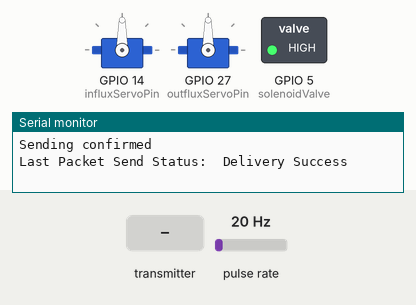
Recording of a program running on a simulated ESP32. Shown: 2 × servo, switched loads named in the program (green lamp = pin HIGH), the last lines printed to the serial monitor. Wiring (inferred from the names in the program): pulse sensor: data GPIO 16. The inputs (shaded band) are chosen by the test bench; at power-on: pulse rate 20 Hz.

Above: at 1.2 s.
1.3 s: the transmitter starts sending influxOpen = 1
At 1.7 s:
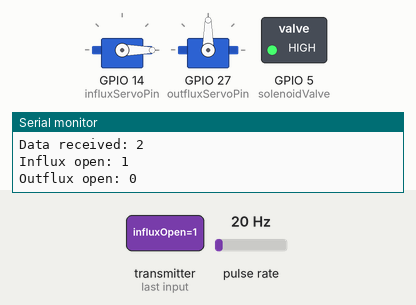
2.8 s: the transmitter starts sending outfluxOpen = 1
At 4.0 s:
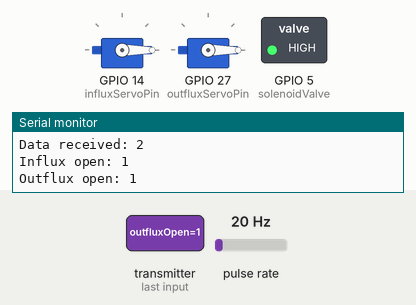
4.3 s: the transmitter starts sending influxOpen = 0
At 5.1 s:
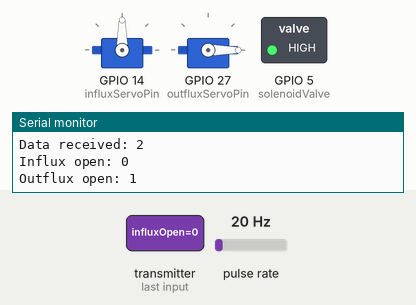
5.8 s: the transmitter starts sending outfluxOpen = 0
At 6.3 s:
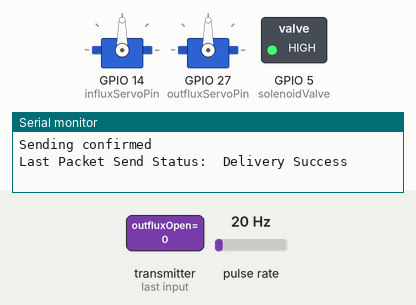
Timing chart, 0 to 8.3 s (numbered marks = the images above; inputs shaded):
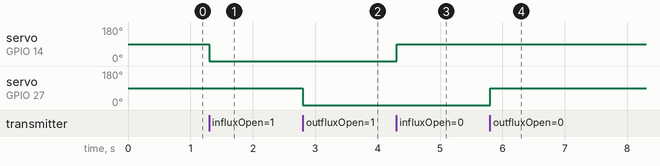

Measured:
- after the input at 1.3 s, servo on GPIO 14 (influxServoPin): 90° → 0° at once
- after the input at 2.8 s, servo on GPIO 27 (outfluxServoPin): 90° → 0° at once
- after the input at 4.3 s, servo on GPIO 14 (influxServoPin): 0° → 90° at once
- after the input at 5.8 s, servo on GPIO 27 (outfluxServoPin): 0° → 90° at once

The program:

main.cpp
```cpp
// sender -- module
// uint8_t slave1Address[] = {0xFC, 0xE8, 0xC0, 0x7C, 0xCC, 0x10}; // MAC address for slave1
// uint8_t slave2Address[] = {0xAC, 0x15, 0x18, 0xC0, 0x02, 0x8C}; // MAC address for slave2


// Include Libraries
#include <Arduino.h>
#include <esp_now.h>
#include <WiFi.h>
#include <ESP32Servo.h>
#include "main.h"

// Define Servo Pins
const int influxServoPin = 14;  // Replace with your actual pin number
const int outfluxServoPin = 27; // Replace with your actual pin number

// Create Servo Objects
Servo influxServo;
Servo outfluxServo;

// flow rate sensor stuff
const int sensorInterrupt = 0;  // interrupt 0 (GPIO0)
const int sensorPin = 16;       // GPIO16 (can be modified to suit your setup)
const int solenoidValve = 5;    // GPIO5
const unsigned int SetPoint = 400; // 400 milliliters
/* The hall-effect flow sensor outputs pulses per second per litre/minute of flow. */
const float calibrationFactor = 90; // Change according to your datasheet
volatile byte pulseCount = 0;
// sensor data
float flowRate = 0.0;
unsigned int flowMilliLitres = 0;
unsigned long totalMilliLitres = 0;
unsigned long oldTime = 0;


// MAC Address of main esp32
uint8_t mainAddress[] = {0xCC, 0xDB, 0xA7, 0x2F, 0x49, 0x4C};

// Define a data structure -- maybe call this send data structure or module send data structure
// main 0, modules 1 - 5
#define MODULE 1
#if MODULE == 1
uint8_t module_number = 1; // FC:E8:C0:7C:CC:10
#else
uint8_t module_number = 2; // AC:15:18:C0:02:8C
#endif

typedef struct struct_module_message {
  // module number
  uint8_t module = module_number;

  // flow rate data
  float flowRate;
  unsigned int flowMilliLitres;
  unsigned long totalMilliLitres;

  // system status
  bool influxOpen; //-- maybe only have this in received data struct
  bool outfluxOpen;
} module_message;
module_message myModuleData;

typedef struct struct_main_message {
  // system status
  bool influxOpen;
  bool outfluxOpen;
} main_message;
main_message myMainData;

// Peer info
esp_now_peer_info_t peerInfo;

// Callback function called when data is sent
void OnDataSent(const uint8_t *mac_addr, esp_now_send_status_t status) {
  Serial.print("\r\nLast Packet Send Status:\t");
  Serial.println(status == ESP_NOW_SEND_SUCCESS ? "Delivery Success" : "Delivery Fail");
}

void OnDataRecv(const uint8_t * mac, const uint8_t *incomingData, int len) {
  memcpy(&myMainData, incomingData, sizeof(myMainData));
  Serial.println("ON RECEIVE");
  // Print the MAC address of the sender
  Serial.print("MAC Address: ");
  for (int i = 0; i < 6; i++) {
    if (mac[i] < 16) {
      Serial.print("0");
    }
    Serial.print(mac[i], HEX);
    if (i < 5) {
      Serial.print(":");
    }
  }
  Serial.println();

  Serial.println();
  Serial.print("Data received: ");
  Serial.println(len);
  Serial.print("Influx open: ");
  Serial.println(myMainData.influxOpen);
  Serial.print("Outflux open: ");
  Serial.println(myMainData.outfluxOpen);
  Serial.println();

  controlServos();
}

void setup() {

  // Set up Serial Monitor
  Serial.begin(115200);

  influxServo.attach(influxServoPin);
  outfluxServo.attach(outfluxServoPin);

  flowRateSensorSetup();
  // Set ESP32 as a Wi-Fi Station
  WiFi.mode(WIFI_STA);

  // Initilize ESP-NOW
  if (esp_now_init() != ESP_OK) {
    Serial.println("Error initializing ESP-NOW");
    return;
  }

  // Register the callback functions
  esp_now_register_recv_cb(OnDataRecv);
  esp_now_register_send_cb(OnDataSent);

  // Register peer
  memcpy(peerInfo.peer_addr, mainAddress, 6);
  peerInfo.channel = 0;
  peerInfo.encrypt = false;

  // Add peer
  if (esp_now_add_peer(&peerInfo) != ESP_OK){
    Serial.println("Failed to add peer");
    return;
  }
}

void loop() {

  // load data from flow rate sensors here
  readFlowRateSensor();

  // Format structured data
  myModuleData.flowMilliLitres = flowMilliLitres;
  myModuleData.flowRate = flowRate;
  myModuleData.totalMilliLitres = totalMilliLitres;

  myModuleData.influxOpen = true;//isIfluxOpen();
  myModuleData.outfluxOpen = false;//isOutfluxOpen();

  // Send message via ESP-NOW
  esp_err_t result = esp_now_send(mainAddress, (uint8_t *) &myModuleData, sizeof(myModuleData));

  if (result == ESP_OK) {
    Serial.println("Sending confirmed");
  }
  else {
    Serial.println("Sending error");
  }
  delay(2000);
}

void readFlowRateSensor() {
  if ((millis() - oldTime) > 500) { // Only process counters twice per second
    // Disable the interrupt while calculating flow rate and sending the value to the host
    detachInterrupt(digitalPinToInterrupt(sensorPin));

    // Calculate flow rate and volume
    if (millis() != oldTime) {  // Prevent division by zero
      flowRate = ((1000.0 / (millis() - oldTime)) * pulseCount) / calibrationFactor;
    }

    oldTime = millis();

    flowMilliLitres = (flowRate / 60) * 1000;
    totalMilliLitres += flowMilliLitres;

    // Print the flow rate and total volume
    Serial.print("Flow rate: ");
    Serial.print(flowMilliLitres);
    Serial.print(" mL/Second\t");
    Serial.print("Output Liquid Quantity: ");
    Serial.print(totalMilliLitres);
    Serial.println(" mL");

    if (totalMilliLitres > SetPoint) {
      SetSolenoidValve();
    }

    // Reset the pulse counter
    pulseCount = 0;

    // Enable the interrupt again
    attachInterrupt(digitalPinToInterrupt(sensorPin), pulseCounter, FALLING);
  }
}

void controlServos() {
  // Control influx servo
  if (myMainData.influxOpen) {
    influxServo.write(0); // Open position
  } else {
    influxServo.write(90); // Closed position
  }

  // Control outflux servo
  if (myMainData.outfluxOpen) {
    outfluxServo.write(0); // Open position
  } else {
    outfluxServo.write(90); // Closed position
  }
}

void flowRateSensorSetup() {
  // Initialize a serial connection for reporting values to the host
  pinMode(solenoidValve, OUTPUT);
  digitalWrite(solenoidValve, HIGH);
  pinMode(sensorPin, INPUT);
  digitalWrite(sensorPin, HIGH);

  /* The Hall-effect sensor is connected to GPIO16 using interrupt 0.
     Configured to trigger on a FALLING state change (transition from HIGH to LOW state) */
  attachInterrupt(digitalPinToInterrupt(sensorPin), pulseCounter, FALLING);
}

void pulseCounter() {
  // Increment the pulse counter
  pulseCount++;
}

void SetSolenoidValve() {
  digitalWrite(solenoidValve, LOW);
}
```

main.h
```cpp
#define IS_MAIN

void readFlowRateSensor();
void controlServos();
void flowRateSensorSetup();
void pulseCounter();
void SetSolenoidValve();
```
